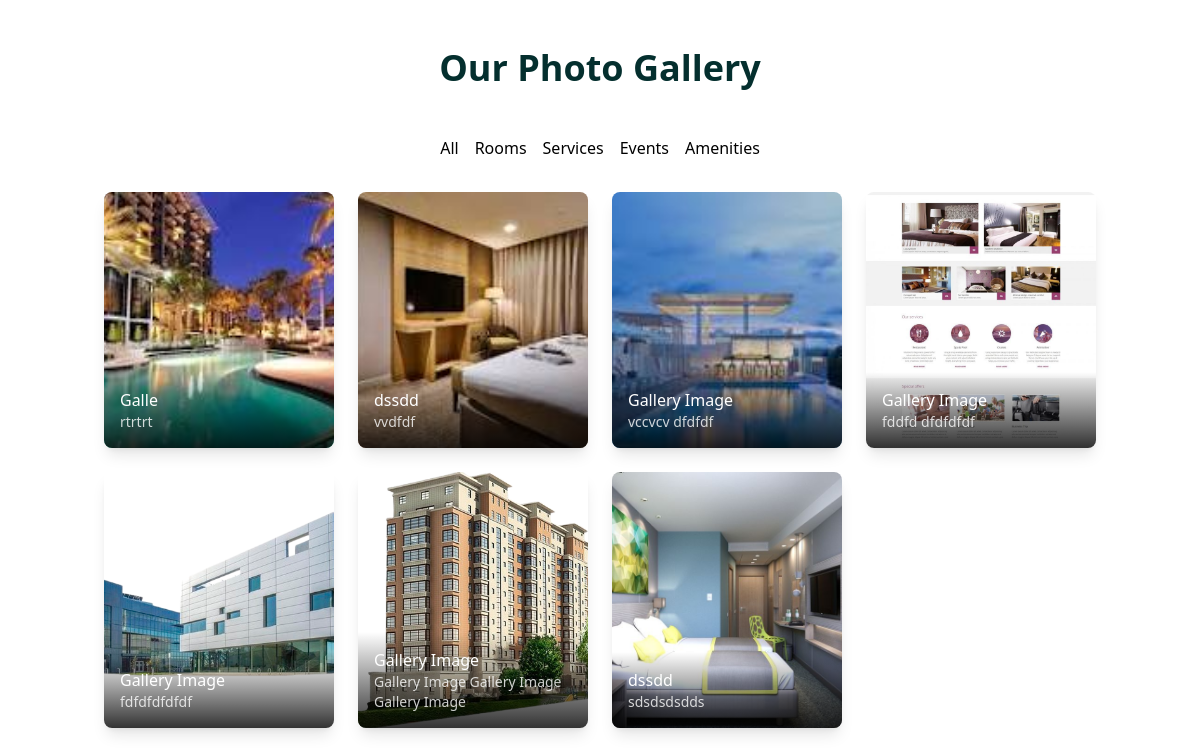
/gallery.php, run on the app's committed database.
### tables this page shows
CREATE TABLE `gallery_images` (
  `id` int(11) NOT NULL AUTO_INCREMENT,
  `title` varchar(100) NOT NULL,
  `category` enum('room','service','event','amenity') NOT NULL,
  `image_path` varchar(255) NOT NULL,
  `description` text DEFAULT NULL,
  `is_featured` tinyint(1) DEFAULT 0,
  `created_at` timestamp NULL DEFAULT current_timestamp(),
  PRIMARY KEY (`id`)
);

### gallery.php (the view, shortened to what this page needs)
<?php require_once 'database.php'; ?>
<!DOCTYPE html>
<html lang="en">
<head>
    <script src="https://cdn.tailwindcss.com"></script>
    <link rel="stylesheet" href="https://cdnjs.cloudflare.com/ajax/libs/font-awesome/6.4.0/css/all.min.css">
</head>
<body>
    <div class="container mx-auto px-4 py-12">
        <h1 class="text-4xl font-bold text-teal-950 mb-12 text-center">Our Photo Gallery</h1>
        <div class="flex justify-center gap-4 mb-8">
            <button onclick="filterGallery('all')" class="category-btn active">All</button>
            <button onclick="filterGallery('room')" class="category-btn">Rooms</button>
            <button onclick="filterGallery('service')" class="category-btn">Services</button>
            <button onclick="filterGallery('event')" class="category-btn">Events</button>
            <button onclick="filterGallery('amenity')" class="category-btn">Amenities</button>
        </div>
        <div class="grid grid-cols-1 md:grid-cols-3 lg:grid-cols-4 gap-6">
            <?php
            $gallery = $conn->query("SELECT * FROM gallery_images ORDER BY created_at DESC");
            while($image = $gallery->fetch_assoc()): ?>
                <div class="gallery-item <?php echo $image['category']; ?>" data-aos="fade-up">
                    <div class="relative overflow-hidden rounded-lg shadow-lg group">
                        <img src="<?php echo $image['image_path']; ?>"
                             alt="<?php echo $image['title']; ?>"
                             class="w-full h-64 object-cover group-hover:scale-110 transition-transform duration-300">
                        <div class="absolute bottom-0 left-0 right-0 p-4 bg-gradient-to-t from-black/80 to-transparent">
                            <h3 class="text-white font-medium"><?php echo $image['title']; ?></h3>
                            <p class="text-white/80 text-sm"><?php echo $image['description']; ?></p>
                        </div>
                    </div>
                </div>
            <?php endwhile; ?>
        </div>
    </div>
</body>
</html>

### gallery.php (style rules this page uses)
.category-btn { @apply px-4 py-2 rounded-lg text-teal-950 border border-teal-950 hover:bg-teal-950 hover:text-white transition-colors; }
.category-btn.active { @apply bg-teal-950 text-white; }

### data on the page
gallery_images: image_path (picture), title "Galle", description "rtrtrt"
gallery_images: image_path (picture), title "dssdd", description "vvdfdf"
gallery_images: image_path (picture), title "Gallery Image", description "vccvcv dfdfdf"
gallery_images: image_path (picture), title "Gallery Image", description "fddfd dfdfdfdf"
gallery_images: image_path (picture), title "Gallery Image", description "fdfdfdfdfdf"
gallery_images: image_path (picture), title "Gallery Image", description "Gallery Image Gallery Image Gallery Image"
gallery_images: image_path (picture), title "dssdd", description "sdsdsdsdds"
